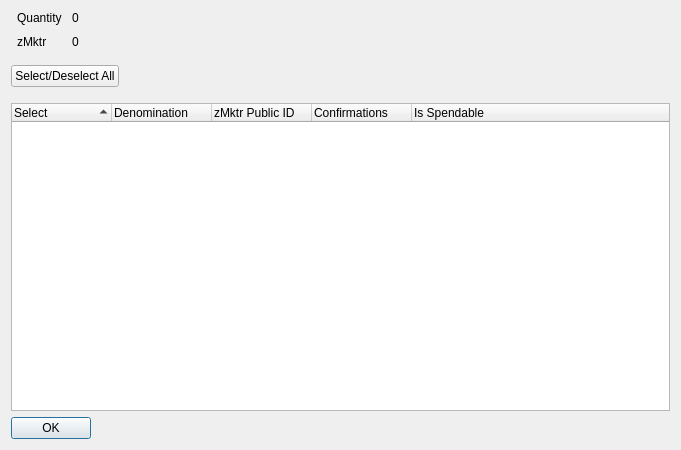
<?xml version="1.0" encoding="UTF-8"?>
<ui version="4.0">
 <class>ZMktrControlDialog</class>
 <widget class="QDialog" name="ZMktrControlDialog">
  <property name="geometry">
   <rect>
    <x>0</x>
    <y>0</y>
    <width>681</width>
    <height>450</height>
   </rect>
  </property>
  <property name="minimumSize">
   <size>
    <width>681</width>
    <height>450</height>
   </size>
  </property>
  <property name="windowTitle">
   <string>Select zMktr to Spend</string>
  </property>
  <layout class="QVBoxLayout" name="verticalLayout" stretch="0,0,0,0">
   <item>
    <layout class="QHBoxLayout" name="horizontalLayout" stretch="0,0">
     <property name="spacing">
      <number>-1</number>
     </property>
     <property name="bottomMargin">
      <number>10</number>
     </property>
     <item>
      <layout class="QFormLayout" name="formLayout">
       <property name="horizontalSpacing">
        <number>10</number>
       </property>
       <property name="verticalSpacing">
        <number>10</number>
       </property>
       <property name="leftMargin">
        <number>6</number>
       </property>
       <property name="rightMargin">
        <number>6</number>
       </property>
       <item row="0" column="0">
        <widget class="QLabel" name="labelQuantity">
         <property name="text">
          <string>Quantity</string>
         </property>
        </widget>
       </item>
       <item row="0" column="1">
        <widget class="QLabel" name="labelQuantity_int">
         <property name="text">
          <string>0</string>
         </property>
        </widget>
       </item>
       <item row="1" column="0">
        <widget class="QLabel" name="labelZMktr">
         <property name="text">
          <string>zMktr</string>
         </property>
        </widget>
       </item>
       <item row="1" column="1">
        <widget class="QLabel" name="labelZMktr_int">
         <property name="text">
          <string>0</string>
         </property>
        </widget>
       </item>
      </layout>
     </item>
     <item>
      <spacer name="horizontalSpacer_2">
       <property name="orientation">
        <enum>Qt::Horizontal</enum>
       </property>
       <property name="sizeHint" stdset="0">
        <size>
         <width>40</width>
         <height>20</height>
        </size>
       </property>
      </spacer>
     </item>
    </layout>
   </item>
   <item>
    <layout class="QHBoxLayout" name="horizontalLayout3" stretch="0,0">
     <property name="spacing">
      <number>14</number>
     </property>
     <property name="bottomMargin">
      <number>10</number>
     </property>
     <item>
      <widget class="QPushButton" name="pushButtonAll">
       <property name="text">
        <string>Select/Deselect All</string>
       </property>
      </widget>
     </item>
     <item>
      <spacer name="horizontalSpacer">
       <property name="orientation">
        <enum>Qt::Horizontal</enum>
       </property>
       <property name="sizeHint" stdset="0">
        <size>
         <width>40</width>
         <height>20</height>
        </size>
       </property>
      </spacer>
     </item>
    </layout>
   </item>
   <item>
    <widget class="QTreeWidget" name="treeWidget">
     <property name="sizePolicy">
      <sizepolicy hsizetype="Expanding" vsizetype="Expanding">
       <horstretch>0</horstretch>
       <verstretch>0</verstretch>
      </sizepolicy>
     </property>
     <property name="minimumSize">
      <size>
       <width>0</width>
       <height>250</height>
      </size>
     </property>
     <property name="alternatingRowColors">
      <bool>true</bool>
     </property>
     <property name="sortingEnabled">
      <bool>true</bool>
     </property>
     <property name="columnCount">
      <number>5</number>
     </property>
     <attribute name="headerDefaultSectionSize">
      <number>100</number>
     </attribute>
     <column>
      <property name="text">
       <string notr="true">Select</string>
      </property>
     </column>
     <column>
      <property name="text">
       <string notr="true">Denomination</string>
      </property>
     </column>
     <column>
      <property name="text">
       <string notr="true">zMktr Public ID</string>
      </property>
     </column>
     <column>
      <property name="text">
       <string notr="true">Confirmations</string>
      </property>
     </column>
     <column>
      <property name="text">
       <string>Is Spendable</string>
      </property>
     </column>
    </widget>
   </item>
   <item>
    <widget class="QDialogButtonBox" name="buttonBox">
     <property name="sizePolicy">
      <sizepolicy hsizetype="Maximum" vsizetype="Fixed">
       <horstretch>0</horstretch>
       <verstretch>0</verstretch>
      </sizepolicy>
     </property>
     <property name="orientation">
      <enum>Qt::Horizontal</enum>
     </property>
     <property name="standardButtons">
      <set>QDialogButtonBox::Ok</set>
     </property>
    </widget>
   </item>
  </layout>
 </widget>
 <resources/>
 <connections>
  <connection>
   <sender>buttonBox</sender>
   <signal>accepted()</signal>
   <receiver>ZMktrControlDialog</receiver>
   <slot>accept()</slot>
   <hints>
    <hint type="sourcelabel">
     <x>248</x>
     <y>254</y>
    </hint>
    <hint type="destinationlabel">
     <x>157</x>
     <y>274</y>
    </hint>
   </hints>
  </connection>
  <connection>
   <sender>buttonBox</sender>
   <signal>rejected()</signal>
   <receiver>ZMktrControlDialog</receiver>
   <slot>reject()</slot>
   <hints>
    <hint type="sourcelabel">
     <x>316</x>
     <y>260</y>
    </hint>
    <hint type="destinationlabel">
     <x>286</x>
     <y>274</y>
    </hint>
   </hints>
  </connection>
 </connections>
</ui>
